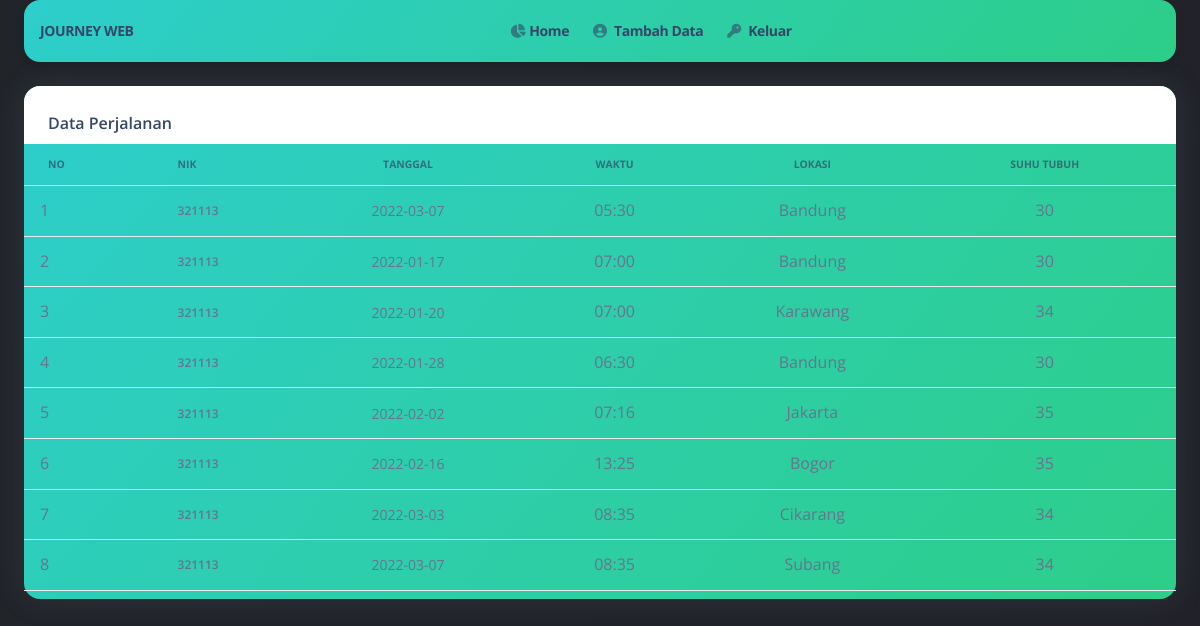
The app's page /tampil_data_perjalanan.php (signed in) with its own data.
### tables this page shows
CREATE TABLE `perjalanan` (
  `id` int(100) NOT NULL,
  `nik` int(30) DEFAULT NULL,
  `tanggal` date DEFAULT NULL,
  `waktu` varchar(20) DEFAULT NULL,
  `lokasi` varchar(50) DEFAULT NULL,
  `suhu_tubuh` varchar(10) DEFAULT NULL
);

### tampil_data_perjalanan.php (the view, shortened to what this page needs)
<!DOCTYPE html>
<html lang="en">
<head>
  <link href="assets/css/nucleo-icons.css" rel="stylesheet" />
  <link href="assets/css/nucleo-svg.css" rel="stylesheet" />
  <link href="assets/css/nucleo-svg.css" rel="stylesheet" />
  <link id="pagestyle" href="assets/css/argon-dashboard.css?v=2.0.0" rel="stylesheet" />
</head>
<body class="bg-gradient-dark">
  <main class="main-content position-relative border-radius-lg ">
    <nav class="navbar navbar-main navbar-expand-lg px-0 mx-4 bg-gradient-success shadow-sm border-radius-xl" id="navbarBlur" data-scroll="false">
      <div class="container-fluid py-1 px-3">
      <a class="navbar-brand font-weight-bolder ms-lg-0 ms-3 text-dark" href="">
        JOURNEY WEB
      </a>
      <div class="collapse navbar-collapse" id="navigation">
        <ul class="navbar-nav mx-auto">
          <li class="nav-item">
            <a class="nav-link d-flex align-items-center me-2 active font-weight-bolder" aria-current="page" href="index.php">
              <i class="fa fa-chart-pie opacity-6  me-1"></i>
              Home
            </a>
          </li>
          <li class="nav-item">
            <a class="nav-link me-2 font-weight-bolder" href="tambah_data_perjalanan.php">
              <i class="fas fa-user-circle opacity-6  me-1"></i>
              Tambah Data
            </a>
          </li>
          <li class="nav-item">
            <a class="nav-link me-2 font-weight-bolder" href="keluar.php">
              <i class="fas fa-key opacity-6  me-1"></i>
              Keluar
            </a>
          </li>
        </ul>
      </div>
    </nav>
    <div class="container-fluid py-4">
      <div class="row">
        <div class="col-12">
          <div class="card mb-4 bg-gradient-success">
            <div class="card-header pb-0">
              <h6>Data Perjalanan</h6>
            </div>
            <div class="card-body px-0 pt-0 pb-2">
              <div class="table-responsive p-0">
                <table class="table align-items-center mb-0">
                  <thead>
                    <tr>
                      <th class="text-uppercase text-dark text-xxs font-weight-bolder opacity-7">NO</th>
                      <th class="text-uppercase text-dark text-xxs font-weight-bolder opacity-7 ps-2">NIK</th>
                      <th class="text-center text-uppercase text-dark text-xxs font-weight-bolder opacity-7">Tanggal</th>
                      <th class="text-center text-uppercase text-dark text-xxs font-weight-bolder opacity-7">Waktu</th>
                      <th class="text-center text-uppercase text-dark text-xxs font-weight-bolder opacity-7">Lokasi</th>
                      <th class="text-center text-uppercase text-dark text-xxs font-weight-bolder opacity-7">Suhu Tubuh</th>
                    </tr>
                    <?php
                            include 'koneksi.php';
                            $no = 1;
                            $data = mysqli_query($koneksi,"select * from perjalanan where nik=$_SESSION[nik]");
                            while($d = mysqli_fetch_array($data)){
                            ?>
                            <tr>
                                <td>
                                  <div class="d-flex px-2 py-1">
                                    <?php echo $no++; ?>
                                  </div>
                                </td>
                                <td>
                                  <p class="text-xs font-weight-bold mb-0"><?php echo $d['nik']; ?></p>
                                </td>
                                <td class="align-middle text-center text-sm">
                                  <?php echo $d['tanggal']; ?>
                                </td>
                                <td class="align-middle text-center">
                                  <?php echo $d['waktu']; ?>
                                </td>
                                <td class="align-middle text-center">
                                  <?php echo $d['lokasi']; ?>
                                </td>
                                <td class="align-middle text-center">
                                  <?php echo $d['suhu_tubuh']; ?>
                                </td>
                            </tr>
                            <?php
                                }
                            ?>
                  </thead>
                </table>
              </div>
            </div>
          </div>
        </div>
      </div>
    </div>
  </main>
</body>
</html>

### records on screen
perjalanan: nik "321113", tanggal "2022-03-07", waktu "05:30", lokasi "Bandung", suhu_tubuh "30"
perjalanan: nik "321113", tanggal "2022-01-17", waktu "07:00", lokasi "Bandung", suhu_tubuh "30"
perjalanan: nik "321113", tanggal "2022-01-20", waktu "07:00", lokasi "Karawang", suhu_tubuh "34"
perjalanan: nik "321113", tanggal "2022-01-28", waktu "06:30", lokasi "Bandung", suhu_tubuh "30"
perjalanan: nik "321113", tanggal "2022-02-02", waktu "07:16", lokasi "Jakarta", suhu_tubuh "35"
perjalanan: nik "321113", tanggal "2022-02-16", waktu "13:25", lokasi "Bogor", suhu_tubuh "35"
perjalanan: nik "321113", tanggal "2022-03-03", waktu "08:35", lokasi "Cikarang", suhu_tubuh "34"
perjalanan: nik "321113", tanggal "2022-03-07", waktu "08:35", lokasi "Subang", suhu_tubuh "34"
